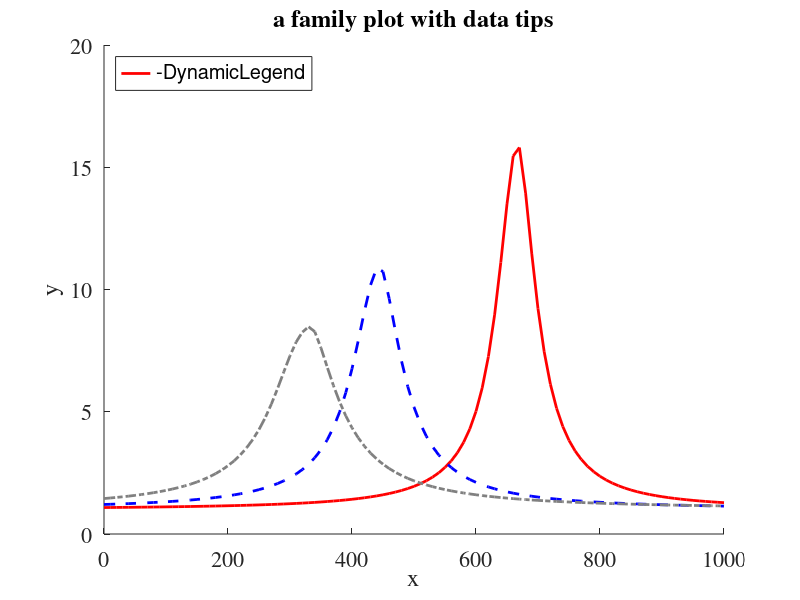

MATLAB code for this plot: (Note: this script raises an error after producing the figure.)
close all;
clearvars

figure; hold on; 
set(gcf,'Color',[1,1,1],'units','normalized','position',[.1 .1 .8 .6]);
axh=gca;
set(axh,'FontSize',16,'FontName','Times'); 

xlabel('x');ylabel('y');title('a family plot with data tips');
x       = (0:10:1000);
xMid    = (x(1)+2*x(end))/3;
parVals = [1 1.5 2]; 

LineTypes   = {'-.','-','--'};
colors      = {'r','b',[1 1 1]*0.5};
for ip=1:length(parVals)
    col           =  colors{1+mod(ip-1,length(colors))};
    ls            =  LineTypes{1+mod(ip,length(LineTypes))};
    g             =  parVals(ip);
    y             =  1 + 1/g*abs(1e4./(xMid + (x-xMid/g).^(2-0.2*g)));   % a function that changes with parameter g
%     h_curve_Array(ip) = line(x,y,'color',col,'linestyle',ls, 'linewidth',2, 'parent',axh,...
%                              'DisplayName',sprintf('g=%2.2f',g));
    line(x,y,'color',col,'linestyle',ls, 'linewidth',2, 'parent',axh,...
                             'DisplayName',sprintf('g=%2.2f',g));

end
leg = legend(axh,'-DynamicLegend','Location','NorthWest');

% --------------------------------
x_values   = [333, 666];
fontSize   = 12;

% profile off; profile on
% tic

h_Dtip_out = add_DataTips( x_values , [], fontSize);
% h_Dtip_out = add_DataTips( x_values , h_curve_Array, fontSize);
% h_Dtip_out = add_DataTips( x_values , h_curve_Array, fontSize,3,8);

% toc
% profile viewer

% move last tip to be visible
h_Dtip_out{length(parVals),length(x_values)}.Orientation = 'bottomright';
% --------------------------------